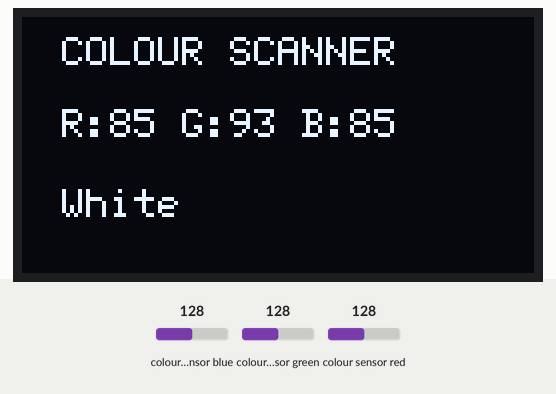
A sketch run on a simulated ESP32. Parts: 128×64 one-colour display. The test bench sets the inputs (shaded band); at power-on: colour sensor blue 128, colour sensor green 128, colour sensor red 128. What the sketch prints to the serial monitor is not drawn.

Above: at 1.4 s.
1.5 s: colour sensor blue set to 122
At 2.4 s:
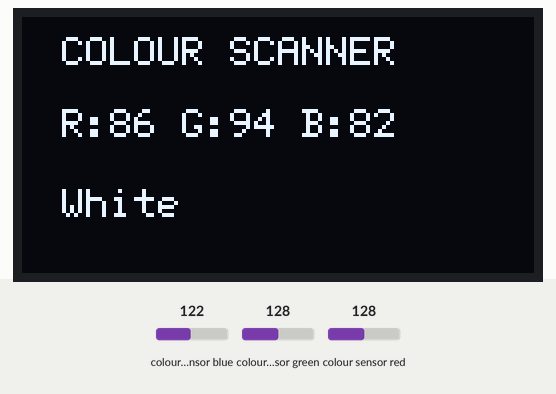
3.3 s: colour sensor blue set to 119
At 4.7 s:
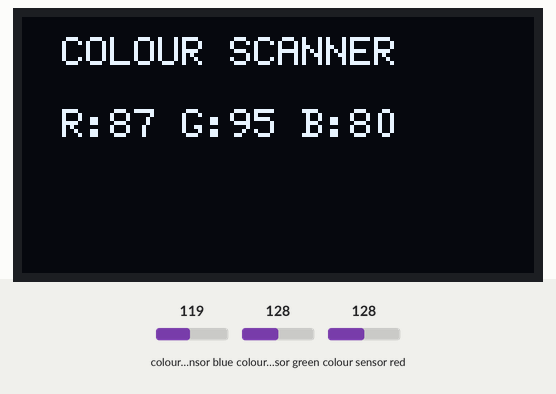
5.0 s: colour sensor green set to 5
At 5.8 s:
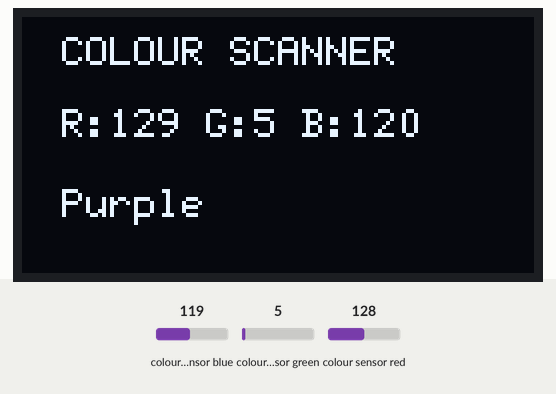
6.7 s: colour sensor red set to 5
At 8.1 s:
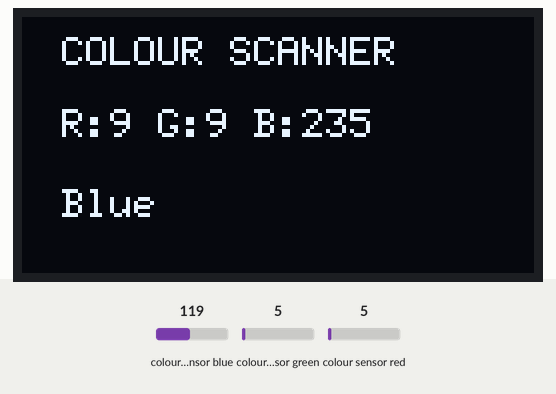
8.5 s: colour sensor green set to 191
At 9.3 s:
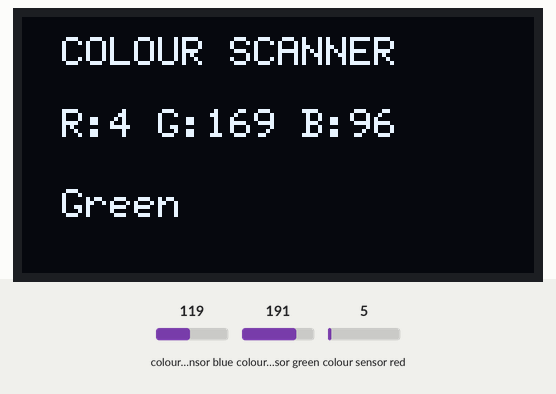
10.2 s: colour sensor red set to 191
At 11.6 s:
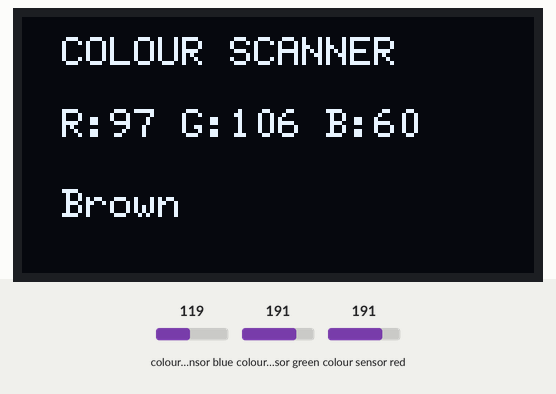
Timing chart, 0 to 12.9 s (numbered marks = the images above; inputs shaded):
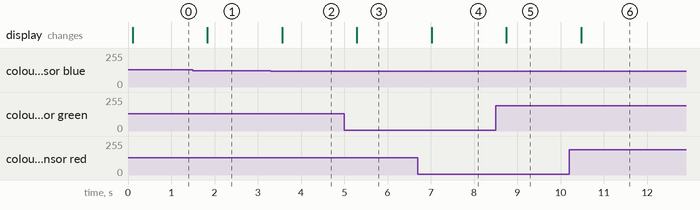

Measured:
- the behaviour switches between 120 and 119 on colour sensor blue (found by bisection; images 1 and 2)
- after the input at 1.5 s, the display: changes after 0.33 s (image 1)
- after the input at 3.3 s, the display: changes after 0.26 s (image 2)
- after the input at 5.0 s, the display: changes after 0.29 s (image 3)
- after the input at 6.7 s, the display: changes after 0.32 s (image 4)
- after the input at 8.5 s, the display: changes after 0.25 s (image 5)
- after the input at 10.2 s, the display: changes after 0.28 s (image 6)

The sketch:

code_final-v2.ino
```cpp
#include <Arduino.h>
#include <Wire.h>
#include <Adafruit_TCS34725.h>
#include <U8g2lib.h>

#define SDA_PIN 21
#define SCL_PIN 22

Adafruit_TCS34725 tcs = Adafruit_TCS34725(
    TCS34725_INTEGRATIONTIME_50MS,
    TCS34725_GAIN_1X
);

U8G2_SSD1306_128X64_NONAME_F_HW_I2C u8g2(U8G2_R0, U8X8_PIN_NONE);

const char* getColorName(uint8_t r, uint8_t g, uint8_t b, uint16_t c)
{
    // White
    if (abs((int)r - (int)g) < 15 &&
        abs((int)g - (int)b) < 15 &&
        abs((int)r - (int)b) < 15 &&
        c > 800)
    {
        return "White";
    }

    // Yellow
    if (r > 110 &&
        g > 110 &&
        b < 60)
    {
        return "Yellow";
    }

    // Orange
    if (r > 120 &&
        g > 60 &&
        g < 120 &&
        b < 50)
    {
        return "Orange";
    }

    // Brown
    if (r > 80 &&
        g > 40 &&
        g < 130 &&
        b < 80 &&
        r >= g - 20)
    {
        return "Brown";
    }

    // Tan
    if (r > 110 &&
        g > 90 &&
        b > 50 &&
        r >= g &&
        g > b)
    {
        return "Tan";
    }

    // Purple
    if (r > 75 &&
        b > 75 &&
        g < 80)
    {
        return "Purple";
    }

    // Pink
    if (r > 110 &&
        b > 80 &&
        g < 100)
    {
        return "Pink";
    }

    // Red
    if (r > g + 15 &&
        r > b + 15)
    {
        return "Red";
    }

    // Green
    if (g > r + 25 &&
        g > b + 25)
    {
        return "Green";
    }

    // Blue
    if (b > r + 15 &&
        b > g + 15)
    {
        return "Blue";
    }

    return "";
}

void setup()
{
    Serial.begin(115200);

    Wire.begin(SDA_PIN, SCL_PIN);

    u8g2.begin();
    u8g2.setFont(u8g2_font_6x12_tf);

    if (!tcs.begin())
    {
        u8g2.clearBuffer();
        u8g2.drawStr(10, 30, "TCS FAIL");
        u8g2.sendBuffer();

        while (1);
    }

    Serial.println("Colour Sensor Ready");
}

void loop()
{
    uint16_t r, g, b, c;

    tcs.getRawData(&r, &g, &b, &c);

    const char* colourName = "";

    // Black detection
    if (c < 120)
    {
        colourName = "Black";

        u8g2.clearBuffer();
        u8g2.drawStr(10, 12, "COLOUR SCANNER");
        u8g2.drawStr(10, 30, "R:0 G:0 B:0");
        u8g2.drawStr(10, 50, colourName);
        u8g2.sendBuffer();

        delay(500);
        return;
    }

    uint32_t total_rgb = r + g + b;

    if (total_rgb == 0)
        total_rgb = 1;

    uint8_t red   = ((uint32_t)r * 255) / total_rgb;
    uint8_t green = ((uint32_t)g * 255) / total_rgb;
    uint8_t blue  = ((uint32_t)b * 255) / total_rgb;

    // Small green boost
    green = min(255, (int)(green * 1.10));

    Serial.print("R:");
    Serial.print(red);
    Serial.print(" G:");
    Serial.print(green);
    Serial.print(" B:");
    Serial.print(blue);
    Serial.print(" C:");
    Serial.println(c);

    colourName = getColorName(red, green, blue, c);

    char line[32];
    snprintf(line, sizeof(line), "R:%d G:%d B:%d", red, green, blue);

    u8g2.clearBuffer();

    u8g2.drawStr(10, 12, "COLOUR SCANNER");
    u8g2.drawStr(10, 30, line);

    if (strlen(colourName) > 0)
    {
        u8g2.drawStr(10, 50, colourName);
    }

    u8g2.sendBuffer();

    delay(500);
}
```
